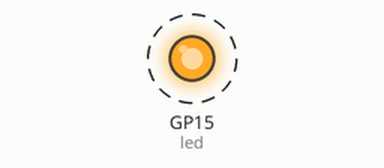
This program was run on a simulated Raspberry Pi Pico running MicroPython. Parts: output pins drawn as LEDs (lit = HIGH). Dashed ring = blinking.

Above: at 0.5 s.
Timing chart, 0 to 4.6 s (numbered marks = the images above):
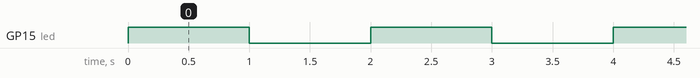

Measured:
- by itself, GP15 (led): alternates HIGH for 1.0 s and LOW for 1.0 s

The program:

led.py
```python
#-----------------------------------------------------------------------------#
# LED
#
# Micropython code for Raspberry Pi Pico w
#
# File     : led.py
# Source   : https://github.com/RPiSpy/pi-pico
#
# Desc     : Control an LED
# Hardware : Pi Pico or Pi Pico W
#            LED & resistor (56-330 ohm)
# Software : n/a
#
# Author   : Matt Hawkins
# Website  : https://www.raspberrypi-spy.co.uk/
#-----------------------------------------------------------------------------#

import time
from machine import Pin

# Configure GPIO pin 15 as output
led = Pin(15, Pin.OUT)

while True:
    # Toggle LED on/off
    led.toggle()

    # Wait 1 second
    time.sleep(1)
```
